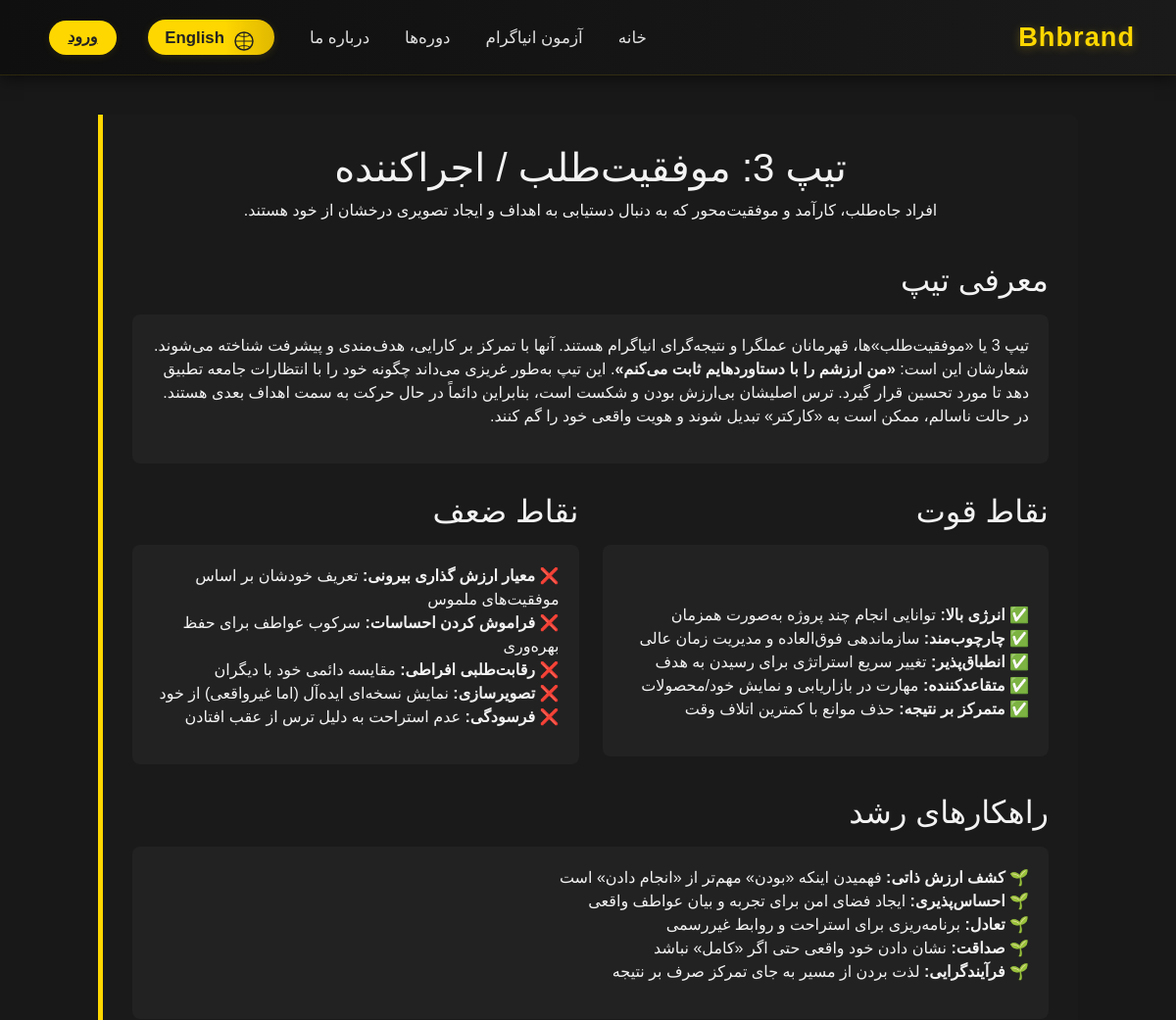
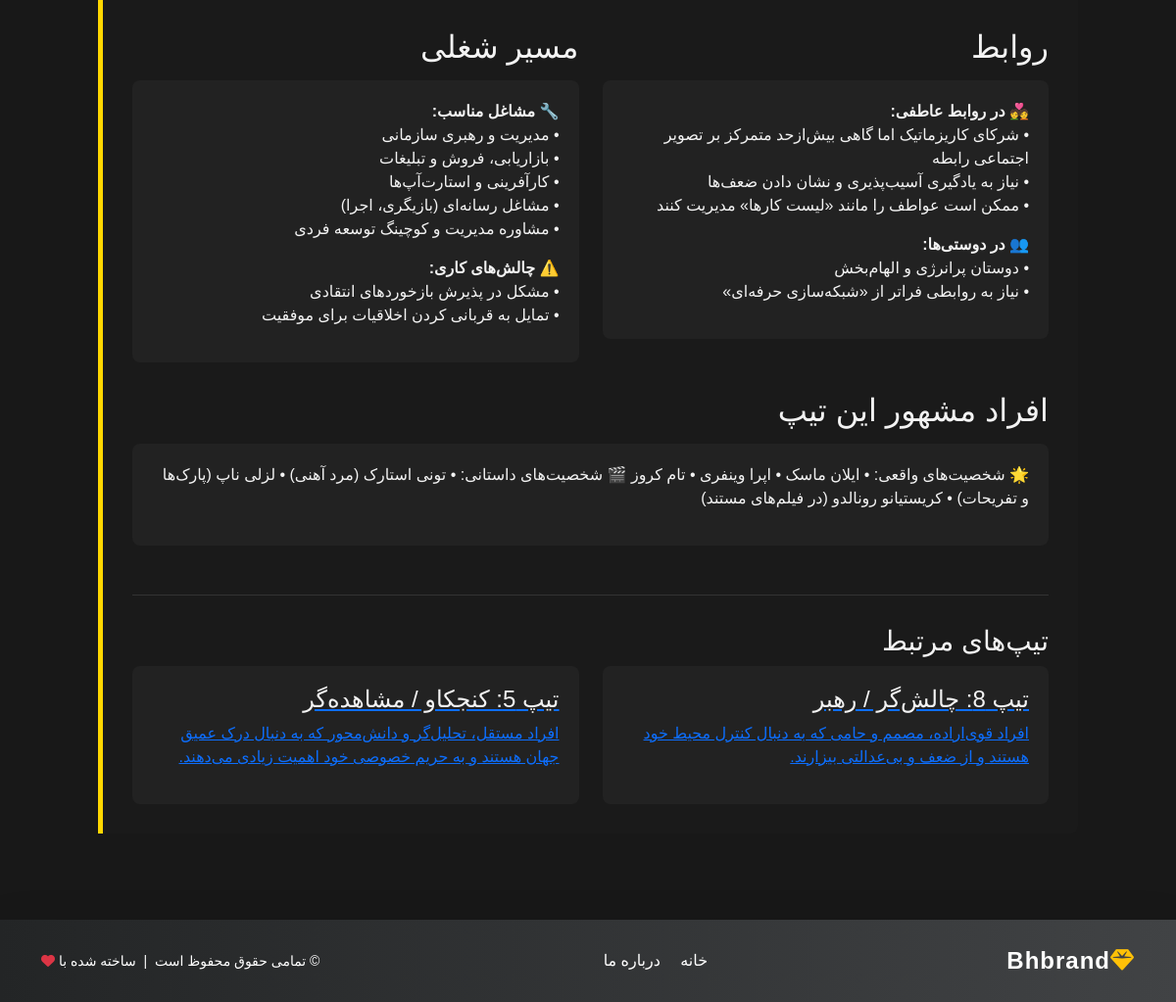
The app's page /fa/type/3/ with its own data (2 pictures, top to bottom).
### enneagram/models.py (models this page shows, shortened)
class EnneagramType(models.Model):
    TYPE_CHOICES = [
        (1, 'تیپ ۱: کمال‌گرا'),
        (2, 'تیپ ۲: یاری‌رسان'),
        (3, 'تیپ ۳: موفقیت‌طلب'),
        (4, 'تیپ ۴: فردگرا'),
        (5, 'تیپ ۵: جستجوگر'),
        (6, 'تیپ ۶: وفادار'),
        (7, 'تیپ ۷: خوش‌گذران'),
        (8, 'تیپ ۸: چالش‌گر'),
        (9, 'تیپ ۹: صلح‌طلب'),
    ]
    type_number = models.PositiveSmallIntegerField(choices=TYPE_CHOICES, unique=True, verbose_name="شماره تیپ")
    title = models.CharField(max_length=100, verbose_name="عنوان")
    short_description = models.TextField(max_length=200, verbose_name="توضیح کوتاه")
    main_image = models.ImageField(upload_to='enneagram_types/', verbose_name="تصویر اصلی")
    overview = RichTextField(verbose_name='معرفی کلی')
    strengths = RichTextField(verbose_name='نقاط قوت')
    weaknesses = RichTextField(verbose_name='نقاط ضعف')
    growth_tips = RichTextField(verbose_name='راهکارهای رشد')
    relationships = RichTextField(verbose_name='روابط')
    career_paths = RichTextField(verbose_name='مسیر شغلی')
    famous_examples = models.TextField(verbose_name='افراد مشهور')
    color_code = models.CharField(max_length=7, default='#FFD700', verbose_name='کد رنگ')
    class Meta:
        verbose_name = 'تیپ انیاگرام'
        verbose_name_plural = 'تیپ‌های انیاگرام'

### enneagram/views.py (the view)
# urls.py: path("type/<int:type_number>/", views.type_detail, name="type_detail"),
def type_detail(request, type_number):
    enneagram_type = get_object_or_404(EnneagramType, type_number=type_number)
    related_types = EnneagramType.objects.exclude(type_number=type_number).order_by('?')[:2]
    return render(request, 'enneagram/type_detail.html', {
        'type': enneagram_type,
        'related_types': related_types,
        'title': _("تیپ اینیاگرام %(type_number)s") % {'type_number': enneagram_type.type_number},
        'related_types_message': _("ممکن است به این تیپ‌های مرتبط نیز علاقه‌مند باشید:"),
    })

### enneagram/templates/enneagram/type_detail.html (shortened to what this page needs)
{% extends "base.html" %}
{% load static %}
{% load i18n %}
{% block content %}
<div class="enneagram-container" style="border-color: {{ type.color_code }};">
    <div class="enneagram-header">
        <h1>
        </h1>
        <p class="short-desc">{{ type.short_description }}</p>
    </div>
    <div class="enneagram-content">
        <section class="type-section">
            <h2 style="color: {{ type.color_code }};">{% trans "معرفی تیپ" %}</h2>
            <div class="content-box">{{ type.overview|safe }}</div>
        </section>
        <div class="row">
            <div class="col-md-6">
                <section class="type-section">
                    <h2 style="color: {{ type.color_code }};">{% trans "نقاط قوت" %}</h2>
                    <div class="content-box">{{ type.strengths|safe }}</div>
                </section>
            </div>
            <div class="col-md-6">
                <section class="type-section">
                    <h2 style="color: {{ type.color_code }};">{% trans "نقاط ضعف" %}</h2>
                    <div class="content-box">{{ type.weaknesses|safe }}</div>
                </section>
            </div>
        </div>
        <section class="type-section">
            <h2 style="color: {{ type.color_code }};">{% trans "راهکارهای رشد" %}</h2>
            <div class="content-box">{{ type.growth_tips|safe }}</div>
        </section>
        <div class="row">
            <div class="col-md-6">
                <section class="type-section">
                    <h2 style="color: {{ type.color_code }};">{% trans "روابط" %}</h2>
                    <div class="content-box">{{ type.relationships|safe }}</div>
                </section>
            </div>
            <div class="col-md-6">
                <section class="type-section">
                    <h2 style="color: {{ type.color_code }};">{% trans "مسیر شغلی" %}</h2>
                    <div class="content-box">{{ type.career_paths|safe }}</div>
                </section>
            </div>
        </div>
        {% if type.famous_examples %}
        <section class="type-section">
            <h2 style="color: {{ type.color_code }};">{% trans "افراد مشهور این تیپ" %}</h2>
            <div class="content-box">
                <p>{{ type.famous_examples }}</p>
            </div>
        </section>
        {% endif %}
    </div>
    {% if related_types %}
    <div class="related-types">
        <h3>{% trans "تیپ‌های مرتبط" %}</h3>
        <div class="row">
            {% for related in related_types %}
            <div class="col-md-6">
                <div class="related-card">
                    <a href="{% url 'type_detail' related.type_number %}">
                        <h4>
                        </h4>
                        <p>{{ related.short_description }}</p>
                    </a>
                </div>
            </div>
            {% endfor %}
        </div>
    </div>
    {% endif %}
</div>
{% endblock %}

### enneagram/templates/enneagram/type_detail.html (style rules this page uses)
body { background: #181818 !important; }
.enneagram-container { max-width: 1000px; margin: 40px auto; padding: 30px; background: #1a1a1a; border-left: 5px solid; border-radius: 0 8px 8px 0; color: #f3f3f3; }
.enneagram-header { text-align: center; margin-bottom: 40px; }
.type-section { margin-bottom: 30px; }
.content-box { background: #222; padding: 20px; border-radius: 8px; margin-top: 15px; color: #f3f3f3; }
.related-types { margin-top: 50px; padding-top: 30px; border-top: 1px solid #333; }
.related-card { background: #222; padding: 20px; border-radius: 8px; transition: transform 0.3s; height: 100%; color: #f3f3f3; }
.type-section h2, .related-types h3, .related-card h4 { color: #f3f3f3 !important; }

### templates/includes/footer.html (style rules this page uses)
html, body { height: 100%; }
body { display: flex; flex-direction: column; min-height: 100vh; }

### records on screen
EnneagramType: short_description "افراد جاه‌طلب، کارآمد و موفقیت‌محور که به دنبال دستیابی به اهداف و ایجاد تصویری درخشان از خود هستند.", overview "تیپ 3 یا «موفقیت‌طلب»ها، قهرمانان عملگرا و نتیجه‌گرای انیاگرام هستند. آنها با تمرکز بر کارایی، هدف‌مندی و پیشرفت شناخته می‌شوند. شعارشان این است: «من ارزشم را با دستاوردهایم ثابت می‌کنم» . این تیپ به‌طور غریزی می‌داند چگونه خود را با انتظارات جامعه تطبیق دهد تا مورد تحسین قرار گیرد. ترس اصلیشان بی‌ارزش بودن و شکست است، بنابراین دائماً در حال حرکت به سمت اهداف بعدی هستند. در حالت ناسالم، ممکن است به «کارکتر» تبدیل شوند و هویت واقعی خود را گم کنند.", strengths "✅ انرژی بالا: توانایی انجام چند پروژه به‌صورت همزمان ✅ چارچوب‌مند: سازماندهی فوق‌العاده و مدیریت زمان عالی ✅ انطباق‌پذیر: تغییر سریع استراتژی برای رسیدن به هدف ✅ متقاعدکننده: مهارت در بازاریابی و نمایش خود/محصولات ✅ متمرکز بر نتیجه: حذف موانع با کمترین اتلاف وقت", weaknesses "❌ معیار ارزش گذاری بیرونی: تعریف خودشان بر اساس موفقیت‌های ملموس ❌ فراموش کردن احساسات: سرکوب عواطف برای حفظ بهره‌وری ❌ رقابت‌طلبی افراطی: مقایسه دائمی خود با دیگران ❌ تصویرسازی: نمایش نسخه‌ای ایده‌آل (اما غیرواقعی) از خود ❌ فرسودگی: عدم استراحت به دلیل ترس از عقب افتادن", growth_tips "🌱 کشف ارزش ذاتی: فهمیدن اینکه «بودن» مهم‌تر از «انجام دادن» است 🌱 احساس‌پذیری: ایجاد فضای امن برای تجربه و بیان عواطف واقعی 🌱 تعادل: برنامه‌ریزی برای استراحت و روابط غیررسمی 🌱 صداقت: نشان دادن خود واقعی حتی اگر «کامل» نباشد 🌱 فرآیندگرایی: لذت بردن از مسیر به جای تمرکز صرف بر نتیجه", relationships "💑 در روابط عاطفی: • شرکای کاریزماتیک اما گاهی بیش‌ازحد متمرکز بر تصویر اجتماعی رابطه • نیاز به یادگیری آسیب‌پذیری و نشان دادن ضعف‌ها • ممکن است عواطف را مانند «لیست کارها» مدیریت کنند 👥 در دوستی‌ها: • دوستان پرانرژی و الهام‌بخش • نیاز به روابطی فراتر از «شبکه‌سازی حرفه‌ای»", career_paths "🔧 مشاغل مناسب: • مدیریت و رهبری سازمانی • بازاریابی، فروش و تبلیغات • کارآفرینی و استارت‌آپ‌ها • مشاغل رسانه‌ای (بازیگری، اجرا) • مشاوره مدیریت و کوچینگ توسعه فردی ⚠️ چالش‌های کاری: • مشکل در پذیرش بازخوردهای انتقادی • تمایل به قربانی کردن اخلاقیات برای موفقیت", famous_examples "🌟 شخصیت‌های واقعی: • ایلان ماسک • اپرا وینفری • تام کروز 🎬 شخصیت‌های داستانی: • تونی استارک (مرد آهنی) • لزلی ناپ (پارک‌ها و تفریحات) • کریستیانو رونالدو (در فیلم‌های مستند)"
EnneagramType: short_description "افراد قوی‌اراده، مصمم و حامی که به دنبال کنترل محیط خود هستند و از ضعف و بی‌عدالتی بیزارند."
EnneagramType: short_description "افراد مستقل، تحلیل‌گر و دانش‌محور که به دنبال درک عمیق جهان هستند و به حریم خصوصی خود اهمیت زیادی می‌دهند."
